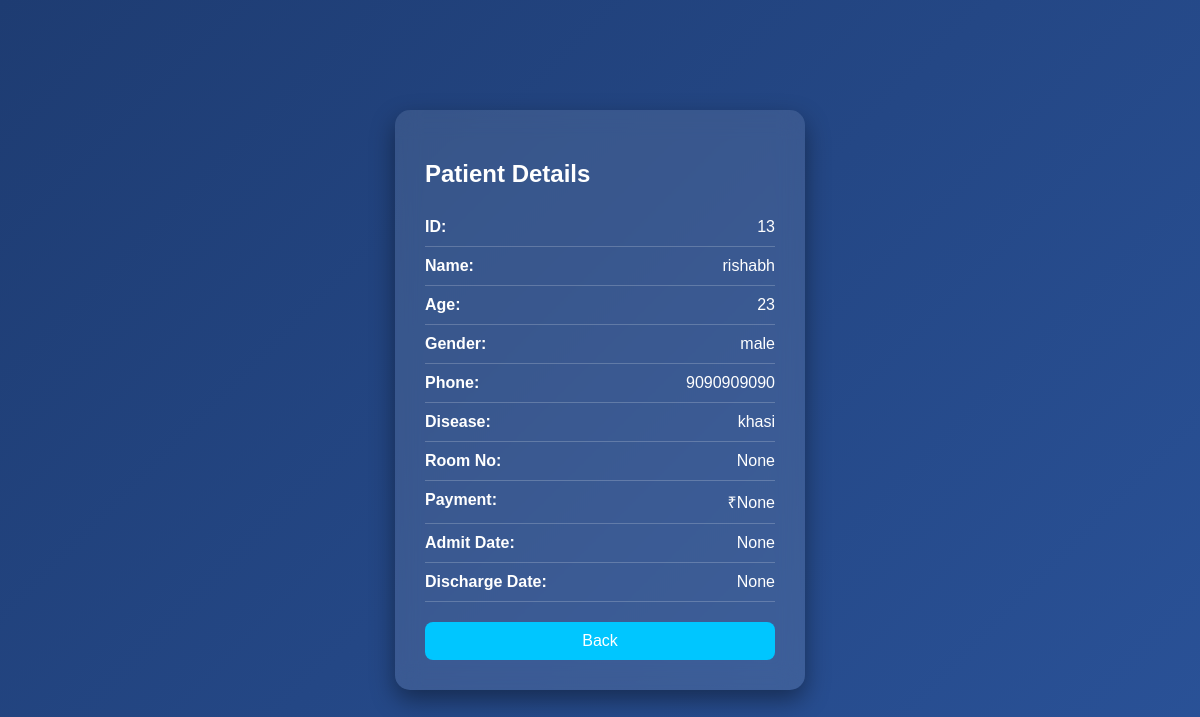
Before: /view/13 with the older database file.
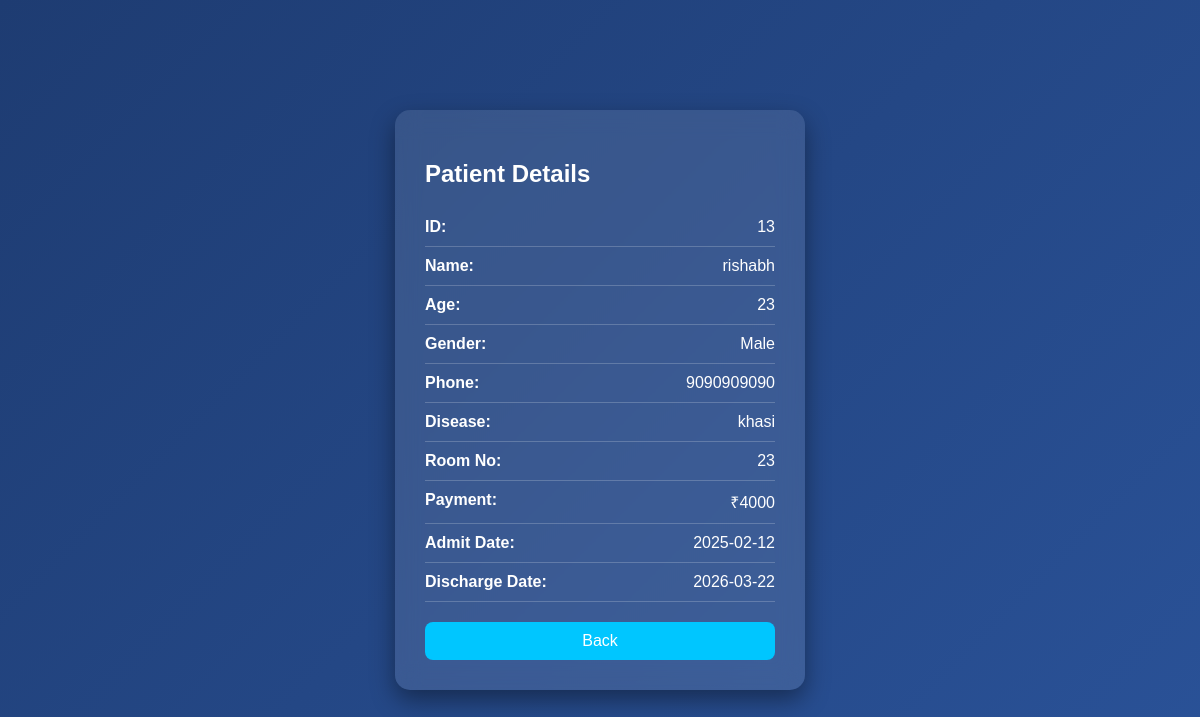
After: the same page with the newer database file.
### tables this page shows
CREATE TABLE patients(
        id INTEGER PRIMARY KEY AUTOINCREMENT,
        name TEXT,
        age INTEGER,
        gender TEXT,
        phone TEXT,
        disease TEXT
    , room TEXT, payment TEXT, payment_date TEXT, admit_date TEXT, discharge_date TEXT);

### app.py (the view)
@app.route('/view/<int:id>')
def view(id):
    conn = get_db()
    patient = conn.execute(
        "SELECT * FROM patients WHERE id=?",
        (id,)
    ).fetchone()
    conn.close()
    return render_template(
        "view.html",
        patient=patient
    )

### app.py (called while the page is built)
def get_db():
    conn = sqlite3.connect("database.db")
    conn.row_factory = sqlite3.Row
    return conn

### templates/view.html (shortened to what this page needs)
<!DOCTYPE html>
<html>
<head>
</head>
<body>
<div class="card">
<h2>Patient Details</h2>
<div class="row"><b>ID:</b> {{ patient.id }}</div>
<div class="row"><b>Name:</b> {{ patient.name }}</div>
<div class="row"><b>Age:</b> {{ patient.age }}</div>
<div class="row"><b>Gender:</b> {{ patient.gender }}</div>
<div class="row"><b>Phone:</b> {{ patient.phone }}</div>
<div class="row"><b>Disease:</b> {{ patient.disease }}</div>
<div class="row"><b>Room No:</b> {{ patient.room }}</div>
<div class="row"><b>Payment:</b> ₹{{ patient.payment }}</div>
<div class="row"><b>Admit Date:</b> {{ patient.admit_date }}</div>
<div class="row"><b>Discharge Date:</b> {{ patient.discharge_date }}</div>
<a href="/dashboard" class="back">Back</a>
</div>
</body>
</html>

Changed rows visible on the page:
changed patients "rishabh": gender "male" → "Male"; room (not shown) → "23"; payment (not shown) → "4000"; admit_date (not shown) → "2025-02-12"; discharge_date (not shown) → "2026-03-22"
Other visible differences:
{{ patient.room }}: "None" → (not shown)
{{ patient.payment }}: "None" → (not shown)
{{ patient.admit_date }}: "None" → (not shown)
{{ patient.discharge_date }}: "None" → (not shown)
